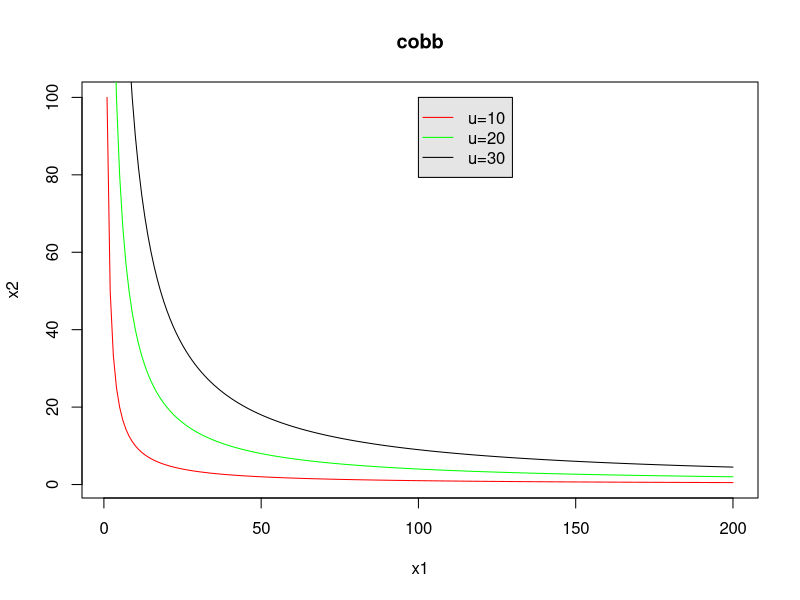
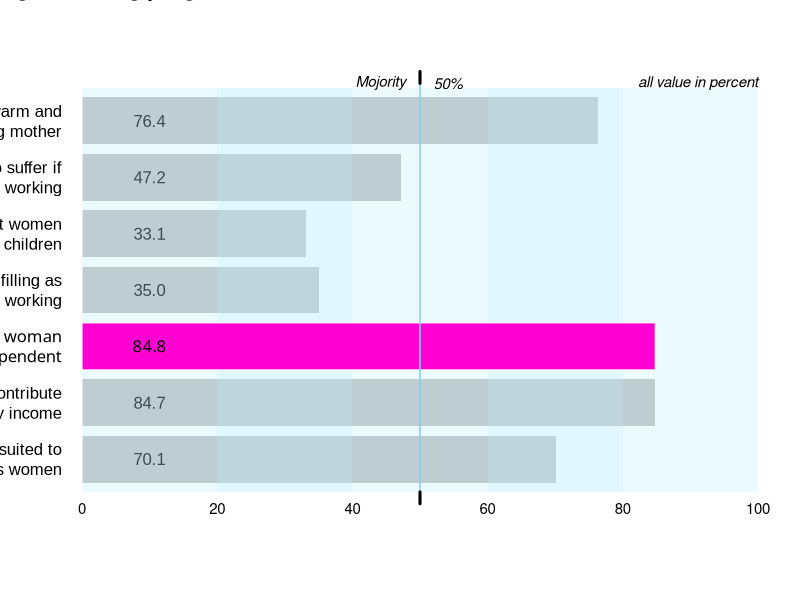
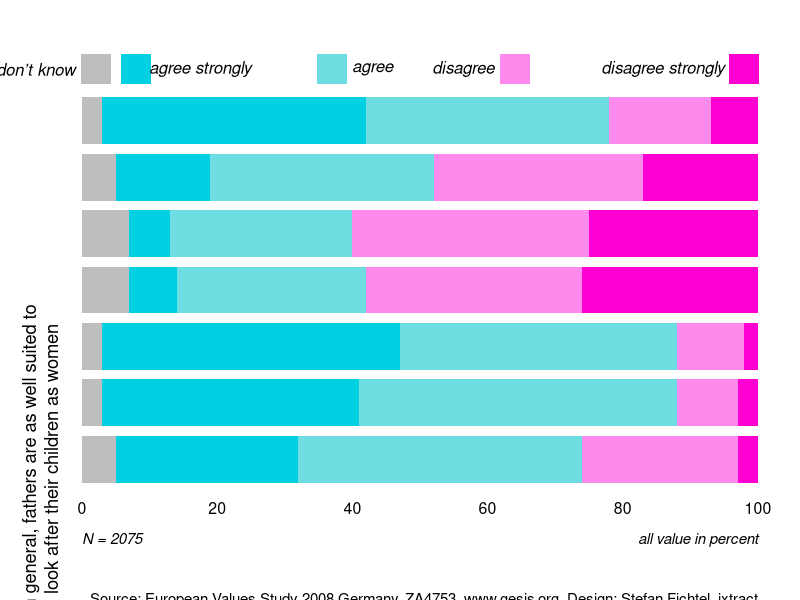
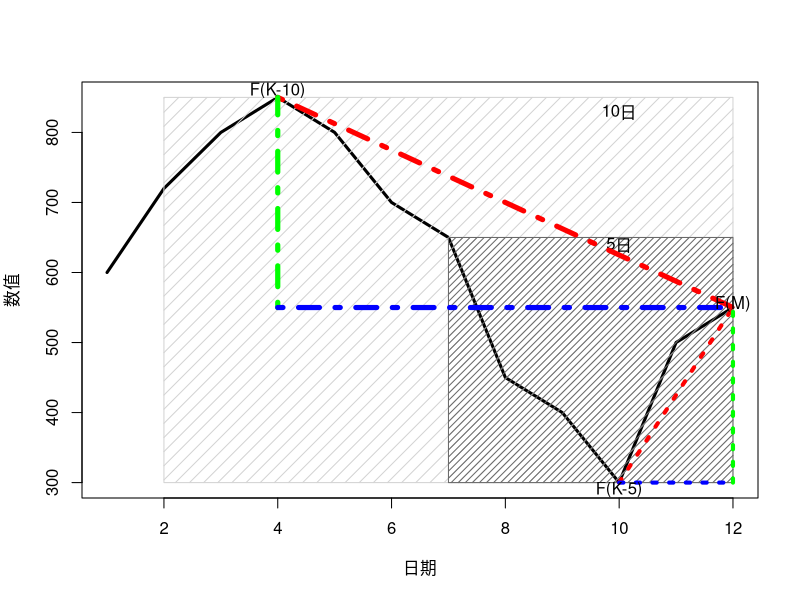
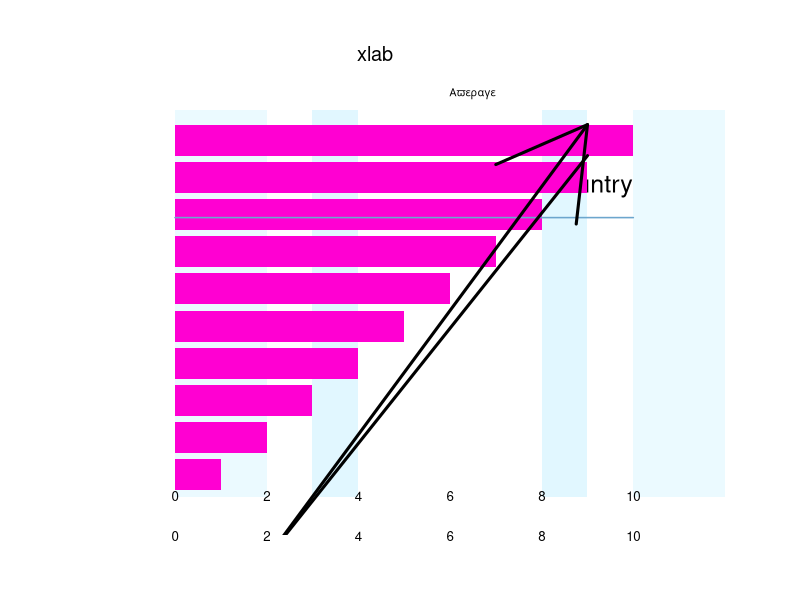

Write R code to recreate these figures, in order.
u <- 10
u1 <- 20
u2 <- 30

x1 <- seq(from=1,to=200,by=1)
x2 <- (u/sqrt(x1))^2
x3 <- (u1/sqrt(x1))^2
x4 <- (u2/sqrt(x1))^2

plot(x=x1,y=x2,type="l", col="red")
lines(x=x1,y=x3,type="l", col="green")
lines(x=x1,y=x4,type="l", col="black")
title("cobb")
legend(100,100,c("u=10","u=20","u=30"),col=c("red","green","black"),
       lty = c(1,1,1), merge = TRUE, bg='gray90')

#
png("例子1.png",width=1200,height=800,res = 100)
plot(c(6,
       7.2,8,8.5,8,7,
       6.5,4.5,4,3,5,
       5.5)*100,type="l",xlab = "日期","ylab"="数值",lwd=3)
rect(2,300,12,850,col="#D3D3D3",density=10)
text(x=10,y=830,labels = "10日")
rect(7,300,12,650,col="#696969",density=20)
text(x=10,y=640,labels = "5日")
lines(c(10,12),c(300,550),col="red",lwd=4,lty=3)
lines(c(12,12),c(300,550),col="green",lwd=4,lty=3)
lines(c(10,12),c(300,300),col="blue",lwd=4,lty=3)
#text(x=12,y=555,labels = "F(M)")
text(x=10,y=290,labels = "F(K-5)")
lines(c(4,12),c(850,550),col="red",lwd=5,lty=4)
lines(c(4,4),c(550,850),col="green",lwd=5,lty=4)
lines(c(4,12),c(550,550),col="blue",lwd=5,lty=4)
text(x=12,y=555,labels = "F(M)")
text(x=4,y=860,labels = "F(K-10)")
dev.off()

#
pdf_file <- "barcharts_simple.pdf"
cairo_pdf(bg = "grey98", pdf_file, width = 9, height = 6.5)
#R基础绘图系统依赖于全局绘图参数设置，设置后的影响之后的所有绘图输出
#因此最好的习惯是先用opar = par()存下当前全局绘图参数
#在绘图结束后调用par(opar)恢复原设置。
opar <- par()
par(
    omi = c(0.65, 0.25, 0.75, 0.75),#下、左、上、右外边距
    mai = c(0.3, 1.5, 0.35, 0),#绘图区的边距
    mgp = c(3, 3, 0),#标题、坐标轴标签和坐标轴距离绘图区边缘
    #family = 'Arial',
    las = 1#坐标轴标签方向，“1”表示始终水平放置标签
  )
barplot(c(1:10), names.arg = FALSE,#不自动标记条形名称
        horiz = TRUE,#水平绘制条形图
        border = NA, #条形无边框
        xlim = c(0,12), col = "grey", axes = FALSE)
text(x = 10, y = 10, labels = "Country", adj = 1,#使条形名称右对齐
     xpd = TRUE,#表示绘图区域扩展到原设定的绘图区外
     cex = 1.5)#缩放
xleft <- seq(0, 12, length.out = 5)
xright <- seq(2, 10, length.out = 5)
ybottom <- rep(0, 5)
ytop <- rep(14.3, 5)
col_name <- ifelse(1:5%%2 == 1, rgb(191, 239, 255, 80, maxColorValue = 255), 
    rgb(191, 239, 255, 120, maxColorValue = 255))
rect(xleft, ybottom, xright, ytop, col = col_name, border = NA)
col <- rgb(255, 0, 210, maxColorValue = 255)
  barplot(c(1:10), names.arg = FALSE, horiz = TRUE, border = NA, xlim = c(0,
  10), col = col, cex.names = 0.85, axes = FALSE, 
  add = TRUE)#增添
arrows(0, 9, 10, lwd = 1.5, length = 0, xpd = TRUE, col = "skyblue3")
arrows(2, -2, 9, 11, lwd = 3, length = 0, xpd = TRUE)
arrows(2, -2, 9, 12, lwd = 3, length = 1, xpd = TRUE)
text(9, 13, "Average", adj =3, xpd = TRUE, cex = 0.65, font = 5)
xlab <- c(0, 2, 4, 6, 8, 10)
mtext(xlab, at = xlab, 1, line = -1, cex = 0.8)
#mtext设置坐标轴标签、图形主标题、副标题和数据来源
mtext(xlab, at = xlab, 1, line = 1, cex = 0.8)
mtext("xlab", 3, line = 0.5,#到绘图区的距离
      adj = 0.5,#参数控制文本左右位置，0表示居左，1表示居右，0.5表示居中
      cex = 1.2, outer = TRUE)#可以延伸到外边距
par(opar)
dev.off()

# 
# 条形的长度
bar_data <- c(70.1, 84.7, 84.8, 35, 33.1, 47.2, 76.4)
## 条形标签，不能放在一行的需要用“\n”手动换行
myC_v159 <- "A working mother can establish just as warm and\nsecure environment as a non-working mother"
myC_v160 <- "A pre-school child is likely to suffer if\nhis or her mother is working"
myC_v161 <- "A job is alright but what most women\nreally want is a home and children"
myC_v162 <- "Being a housewife is just as fulfilling as\nworking"
myC_v163 <- "Having a job is the best way for a woman\nto be independent"
myC_v164 <- "Both the husband and wife should contribute\nto the family income"
myC_v165 <- "In general, fathers are as well suited to\nlook after their children as women"
myC_v166 <- "Men should take as much responsibility\nas women for their household and children"
names <- c(myC_v165, myC_v164, myC_v163, myC_v162, myC_v161, myC_v160, myC_v159)
# 主图
y <- barplot(bar_data, col = 'grey', border = NA, 
             horiz = TRUE, names.arg = FALSE, axes = FALSE,
             xlim = c(0, 100))
# 标签
font_name <- ifelse(1:7 == 3, 'Arial Black', 'Arial')
for (i in 1:7) {
  if(i == 3) next()
  text(-3, y[i], labels = names[i], xpd = TRUE, 
       adj = 1, family = font_name[i])
  text(10, y[i], labels = format(bar_data[i], nsmall = 1), adj = 0.5,
       family = font_name[i])
}
xleft <- seq(0, 80, length.out = 5)
xright <- seq(20, 100, length.out = 5)
ybottom <- rep(0, 5)
ytop <- rep(8.6, 5);y[7]<8.6
bg_col <- ifelse(1:5 %% 2 == 1,  
                 rgb(191,239,255,80, maxColorValue=255),
                 rgb(191,239,255,120, maxColorValue=255))
rect(xleft, ybottom, xright, ytop, border = NA, col = bg_col)
bar_high_light <- ifelse(1:7 == 3, bar_data, 0)
barplot(bar_high_light, horiz = TRUE, names.arg = FALSE, border = FALSE,
        col = rgb(255, 0, 210, maxColorValue = 255), axes = FALSE,
        add = TRUE)#图层叠加
text(-3, y[3], labels = names[3], xpd = TRUE,
     adj = 1, family = font_name[3])
text(10, y[3], labels = format(bar_data[3], nsmall = 1), adj = 0.5,
     family = font_name[3])
arrows(50, 0, 50, 8.7, lwd = 1.5, col = 'skyblue', 
       length = 0, xpd = TRUE)
arrows(50, -0.25, 50, 0, lwd = 3, col = 'black', 
       length = 0, xpd = TRUE)
arrows(50, 8.7, 50, 8.95, lwd = 3, col = 'black', 
       length = 0, xpd = TRUE)
text(48, 8.7, labels = 'Mojority', adj = 1, cex = 0.9, 
     font = 3, xpd = TRUE)
text(52, 8.7, labels = '50%', adj = 0, cex = 0.9, 
     font = 3, xpd = TRUE)
text(100, 8.7, labels = 'all value in percent', adj = 1, 
     cex = 0.9, font = 3, xpd = TRUE)
mtext(seq(0, 100, length.out = 6), 
      at = seq(0, 100, length.out = 6), side = 1,
      line = 0, cex = 0.9)
mtext('It is often said that attitudes towards gender roles are changing',
      side = 3, line = 2, cex = 1.8, adj = 0, 
      family = 'Arial Black', outer = TRUE)
mtext('Agree strongly/Agree', side = 3, line = 0, cex = 1.5, 
      adj = 0, outer = TRUE)
mtext('Source: European Values Study 2008 Germany, ZA4753. www.gesis.org. Design: Stefan Fichtel, ixtract',
      side = 1, line = 0.7, adj = 1, cex = 0.9, 
      outer = TRUE)
data <- c(
  5,27,42,23,3,
  3,38,47,9,3,
  3,44,41,10,2,
  7,7,28,32,26,
  7,6,27,35,25,
  5,14,33,31,17,
  3,39,36,15,7
)
za4753 <- t(matrix(data, nrow = 7, byrow = TRUE))
responses <- c("n.a./don’t know", "agree strongly", 
               "agree", "disagree", "disagree strongly")
# labels
myC_v159 <- "A working mother can establish just as warm and\nsecure environment as a non-working mother"
myC_v160 <- "A pre-school child is likely to suffer if\nhis or her mother is working"
myC_v161 <- "A job is alright but what most women\nreally want is a home and children"
myC_v162 <- "Being a housewife is just as fulfilling as\nworking"
myC_v163 <- "Having a job is the best way for a woman\nto be independent"
myC_v164 <- "Both the husband and wife should contribute\nto the family income"
myC_v165 <- "In general, fathers are as well suited to\nlook after their children as women"
myC_v166 <- "Men should take as much responsibility\nas women for their household and children"
names <- c(myC_v165, myC_v164, myC_v163, myC_v162, 
           myC_v161, myC_v160, myC_v159)
# 主图 颜色
col01 <- rgb(0,208,226, maxColorValue =255)
col02 <- rgb(109,221,225, maxColorValue =255)
col03 <- rgb(255,138,238, maxColorValue =255)
col04 <- rgb(255,0,210, maxColorValue =255)
col_name <- c('grey', col01, col02, col03, col04)
##绘图
y <- barplot(za4753, names.arg = names, border = NA, horiz = TRUE,
             col = col_name, axes = FALSE, xlim = c(0, 100), cex.names = 1.1)
#其它绘图元素
xl_mark <- c(2, 8, 37, 64, 98)
yl_mark <- rep(9.0, 5)
xl_lab <- c(-1, 25, 46, 61, 95)
yl_lab <- rep(9.0, 5)
points(xl_mark, yl_mark, pch = 15, cex = 4, col = col_name, xpd = TRUE)
text(xl_lab, yl_lab, labels = responses, adj = 1, xpd = TRUE, font = 3)
x_label <- c(0, 20, 40, 60, 80, 100)
mtext(x_label, side = 1, at = x_label, line = 0, cex = 0.95)
mtext('It is often said that attitudes towards gender roles are changing',
      side = 3, line = 6.5, cex = 1.8, adj = 0, family = 'Arial Black', outer = TRUE)
mtext('Agree strongly/Agree', side = 3, line = 3.5, cex = 1.5, adj = 0, outer = TRUE)
mtext('Source: European Values Study 2008 Germany, ZA4753. www.gesis.org. Design: Stefan Fichtel, ixtract',
      side = 1, line = 4.5, adj = 1, cex = 0.9)
mtext('all value in percent', side = 1, line = 1.5, cex = 0.9, adj = 1, font = 3)
mtext('N = 2075', side = 1, line = 1.5, cex = 0.9, adj = 0, font = 3)
